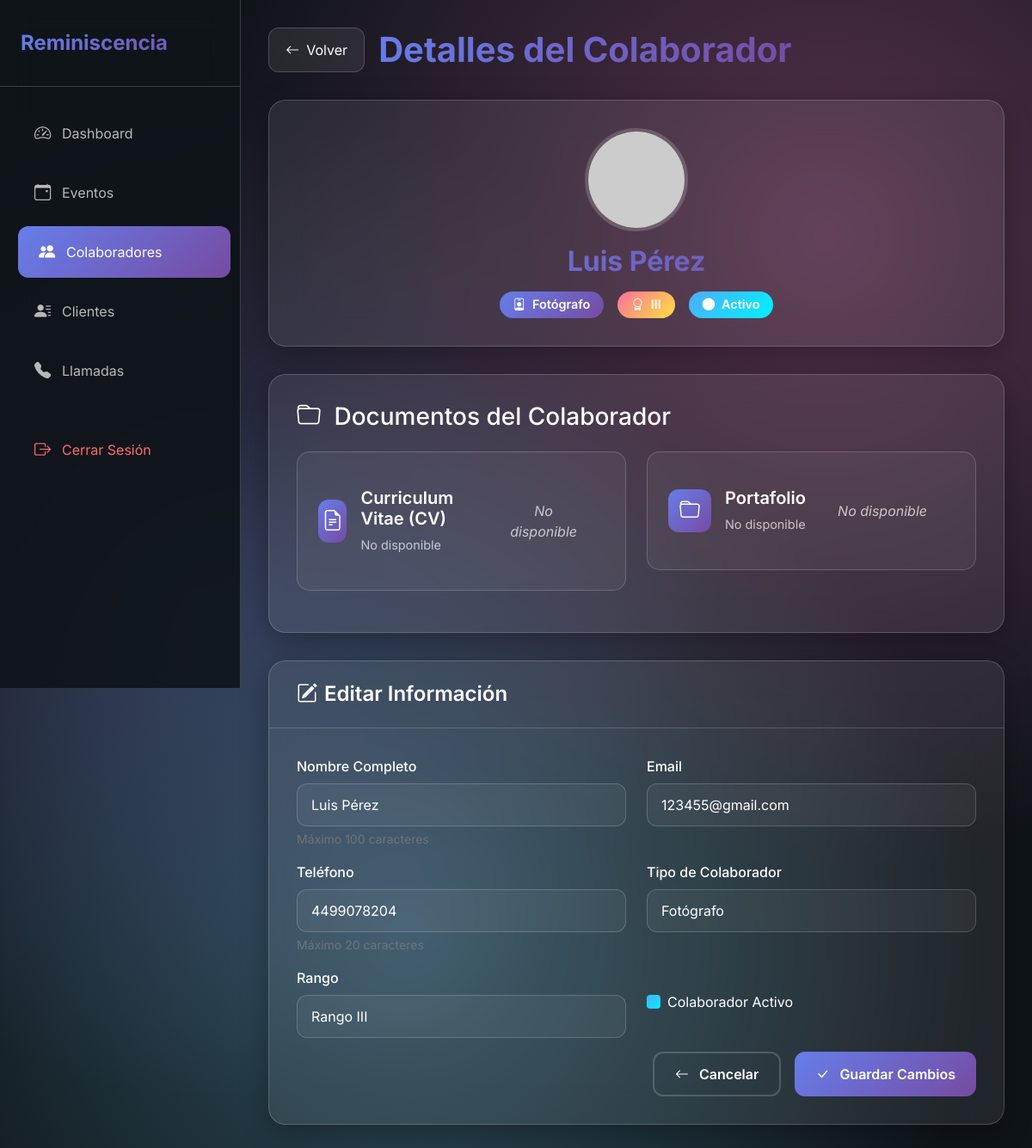
The app's page /admin/detalles_colaborador.php?id=2 (signed in) with its own data.
### tables this page shows
CREATE TABLE `usuarios` (
  `id` int(11) NOT NULL,
  `nombre` varchar(100) NOT NULL,
  `email` varchar(100) NOT NULL,
  `telefono` varchar(20) DEFAULT NULL,
  `password` varchar(255) NOT NULL,
  `rol` enum('admin','colaborador','cliente') NOT NULL,
  `tipo_colaborador` enum('fotografo','videografo','auxiliar','') DEFAULT NULL,
  `rango_colaborador` enum('I','II','III','') DEFAULT NULL,
  `fecha_registro` datetime DEFAULT current_timestamp(),
  `activo` tinyint(1) DEFAULT 1,
  `foto_id` varchar(255) DEFAULT NULL,
  `cv_path` varchar(255) DEFAULT NULL COMMENT 'Ruta del CV del colaborador',
  `portfolio_path` varchar(255) DEFAULT NULL COMMENT 'Ruta del portafolio del colaborador'
);

### admin/detalles_colaborador.php (the view, shortened to what this page needs)
<?php
require_once(__DIR__ . '/../includes/config.php');
$colaborador_id = intval($_GET['id']);
try {
    $stmt = $conn->prepare("SELECT * FROM usuarios WHERE id = ? AND rol = 'colaborador'");
    $stmt->execute([$colaborador_id]);
    $colaborador = $stmt->fetch(PDO::FETCH_ASSOC);
    $tipos_colaborador = [
        'fotografo' => 'Fotógrafo',
        'videografo' => 'Videógrafo',
        'auxiliar' => 'Auxiliar',
    ];
    $rangos_colaborador = [
        'I' => 'I',
        'II' => 'II',
        'III' => 'III',
    ];
} catch (PDOException $e) {
    die("Error al obtener datos del colaborador: " . $e->getMessage());
}
?>
<!DOCTYPE html>
<html lang="es">
<head>
  <link href="https://cdn.jsdelivr.net/npm/bootstrap@5.3.0/dist/css/bootstrap.min.css" rel="stylesheet">
  <link rel="stylesheet" href="https://cdn.jsdelivr.net/npm/bootstrap-icons@1.11.1/font/bootstrap-icons.css">
</head>
<body>
  <nav class="sidebar" id="sidebar">
    <div class="sidebar-header">
      <div class="logo">Reminiscencia</div>
    </div>
    <div class="nav-menu">
      <div class="nav-item">
        <a href="dashboard.php" class="nav-link">
          <i class="bi bi-speedometer2"></i>
          <span>Dashboard</span>
        </a>
      </div>
      <div class="nav-item">
        <a href="gestion_eventos.php" class="nav-link">
          <i class="bi bi-calendar-event"></i>
          <span>Eventos</span>
        </a>
      </div>
      <div class="nav-item">
        <a href="gestion_colaboradores.php" class="nav-link active">
          <i class="bi bi-people-fill"></i>
          <span>Colaboradores</span>
        </a>
      </div>
      <div class="nav-item">
        <a href="gestion_clientes.php" class="nav-link">
          <i class="bi bi-person-lines-fill"></i>
          <span>Clientes</span>
        </a>
      </div>
      <div class="nav-item">
        <a href="llamadas.php" class="nav-link">
          <i class="bi bi-telephone-fill"></i>
          <span>Llamadas</span>
        </a>
      </div>
      <div class="nav-item" style="margin-top: 2rem;">
        <a href="/logout.php" class="nav-link" style="color: #ff6b6b;">
          <i class="bi bi-box-arrow-right"></i>
          <span>Cerrar Sesión</span>
        </a>
      </div>
    </div>
  </nav>
  <main class="main-content">
    <div class="page-header">
      <a href="gestion_colaboradores.php" class="back-button">
        <i class="bi bi-arrow-left"></i>
        Volver
      </a>
      <h1>Detalles del Colaborador</h1>
    </div>
    <div class="profile-header">
      <img src="https://ui-avatars.com/api/?name=<?php echo urlencode($colaborador['nombre']); ?>&background=random"
           alt="Foto de perfil" class="profile-pic">
      <h2 class="profile-name"><?php echo htmlspecialchars($colaborador['nombre']); ?></h2>
      <div class="badge-container">
        <span class="badge badge-tipo">
          <i class="bi bi-person-badge"></i>
          <?php echo htmlspecialchars($tipos_colaborador[$colaborador['tipo_colaborador']] ?? 'Desconocido'); ?>
        </span>
        <span class="badge badge-rango">
          <i class="bi bi-award"></i>
          <?php echo htmlspecialchars($rangos_colaborador[$colaborador['rango_colaborador']] ?? 'Desconocido'); ?>
        </span>
        <span class="badge badge-status <?php echo $colaborador['activo'] ? 'active' : ''; ?>">
          <i class="bi bi-circle-fill"></i>
          <?php echo $colaborador['activo'] ? 'Activo' : 'Inactivo'; ?>
        </span>
      </div>
    </div>
    <div class="file-section">
      <h3 class="mb-4">
        <i class="bi bi-folder me-2"></i>
        Documentos del Colaborador
      </h3>
      <div class="row">
        <div class="col-md-6">
          <div class="file-item">
            <div class="file-info">
              <div class="file-icon">
                <i class="bi bi-file-earmark-text"></i>
              </div>
              <div class="file-details">
                <h5>Curriculum Vitae (CV)</h5>
                <?php if (!empty($colaborador['cv_path']) && file_exists(__DIR__ . '/../' . $colaborador['cv_path'])): ?>
                  <p>Archivo disponible</p>
                <?php else: ?>
                  <p>No disponible</p>
                <?php endif; ?>
              </div>
            </div>
            <div class="file-actions">
              <?php if (!empty($colaborador['cv_path']) && file_exists(__DIR__ . '/../' . $colaborador['cv_path'])): ?>
                <a href="../<?php echo htmlspecialchars($colaborador['cv_path']); ?>" target="_blank" class="file-link">
                  <i class="bi bi-eye"></i> Ver CV
                </a>
              <?php else: ?>
                <span class="no-file">No disponible</span>
              <?php endif; ?>
            </div>
          </div>
        </div>
        <div class="col-md-6">
          <div class="file-item">
            <div class="file-info">
              <div class="file-icon">
                <i class="bi bi-folder"></i>
              </div>
              <div class="file-details">
                <h5>Portafolio</h5>
                <?php if (!empty($colaborador['portfolio_path']) && file_exists(__DIR__ . '/../' . $colaborador['portfolio_path'])): ?>
                  <p>Archivo disponible</p>
                <?php elseif ($colaborador['tipo_colaborador'] === 'auxiliar'): ?>
                  <p>No requerido para auxiliares</p>
                <?php else: ?>
                  <p>No disponible</p>
                <?php endif; ?>
              </div>
            </div>
            <div class="file-actions">
              <?php if (!empty($colaborador['portfolio_path']) && file_exists(__DIR__ . '/../' . $colaborador['portfolio_path'])): ?>
                <a href="../<?php echo htmlspecialchars($colaborador['portfolio_path']); ?>" target="_blank" class="file-link">
                  <i class="bi bi-eye"></i> Ver Portafolio
                </a>
              <?php elseif ($colaborador['tipo_colaborador'] === 'auxiliar'): ?>
                <span class="no-file">No requerido</span>
              <?php else: ?>
                <span class="no-file">No disponible</span>
              <?php endif; ?>
            </div>
          </div>
        </div>
      </div>
    </div>
    <div class="card">
      <div class="card-header">
        <h3 class="card-title text-white">
          <i class="bi bi-pencil-square text-white"></i>
          Editar Información
        </h3>
      </div>
      <div class="card-body">
        <form method="POST">
          <div class="row">
            <div class="col-md-6 mb-3">
              <label for="nombre" class="form-label">Nombre Completo</label>
              <input type="text" class="form-control" id="nombre" name="nombre"
                     value="<?php echo htmlspecialchars($colaborador['nombre']); ?>"
                     maxlength="100" required>
              <div class="form-text text-secondary">Máximo 100 caracteres</div>
            </div>
            <div class="col-md-6 mb-3">
              <label for="email" class="form-label">Email</label>
              <input type="email" class="form-control" id="email" name="email"
                     value="<?php echo htmlspecialchars($colaborador['email']); ?>" required>
            </div>
          </div>
          <div class="row">
            <div class="col-md-6 mb-3">
              <label for="telefono" class="form-label">Teléfono</label>
              <input type="tel" class="form-control" id="telefono" name="telefono"
                     value="<?php echo htmlspecialchars($colaborador['telefono'] ?? ''); ?>"
                     maxlength="20" placeholder="+52 449 123 4567">
              <div class="form-text text-secondary">Máximo 20 caracteres</div>
            </div>
            <div class="col-md-6 mb-3">
              <label for="tipo_colaborador" class="form-label">Tipo de Colaborador</label>
              <select class="form-select" id="tipo_colaborador" name="tipo_colaborador" required>
                <?php foreach ($tipos_colaborador as $key => $value): ?>
                  <option value="<?php echo htmlspecialchars($key); ?>"
                          <?php echo ($colaborador['tipo_colaborador'] === $key) ? 'selected' : ''; ?>>
                    <?php echo htmlspecialchars($value); ?>
                  </option>
                <?php endforeach; ?>
              </select>
            </div>
          </div>
          <div class="row">
            <div class="col-md-6 mb-3">
              <label for="rango_colaborador" class="form-label">Rango</label>
              <select class="form-select" id="rango_colaborador" name="rango_colaborador" required>
                <?php foreach ($rangos_colaborador as $key => $value): ?>
                  <option value="<?php echo htmlspecialchars($key); ?>"
                          <?php echo ($colaborador['rango_colaborador'] === $key) ? 'selected' : ''; ?>>
                    Rango <?php echo htmlspecialchars($value); ?>
                  </option>
                <?php endforeach; ?>
              </select>
            </div>
            <div class="col-md-6 mb-3 d-flex align-items-center">
              <div class="form-check">
                <input class="form-check-input" type="checkbox" id="activo" name="activo"
                       <?php echo $colaborador['activo'] ? 'checked' : ''; ?>>
                <label class="form-check-label" for="activo">
                  Colaborador Activo
                </label>
              </div>
            </div>
          </div>
          <div class="d-flex gap-3 justify-content-end">
            <a href="gestion_colaboradores.php" class="btn btn-outline-light">
              <i class="bi bi-arrow-left me-2"></i>
              Cancelar
            </a>
            <button type="submit" class="btn btn-primary">
              <i class="bi bi-check-lg me-2"></i>
              Guardar Cambios
            </button>
          </div>
        </form>
      </div>
    </div>
  </main>
</body>
</html>

### records on screen
usuarios: nombre "Luis Pérez", tipo_colaborador "Fotógrafo", rango_colaborador "III", email "123455@gmail.com", telefono "4499078204", rango_colaborador "Rango III", activo "☑"
